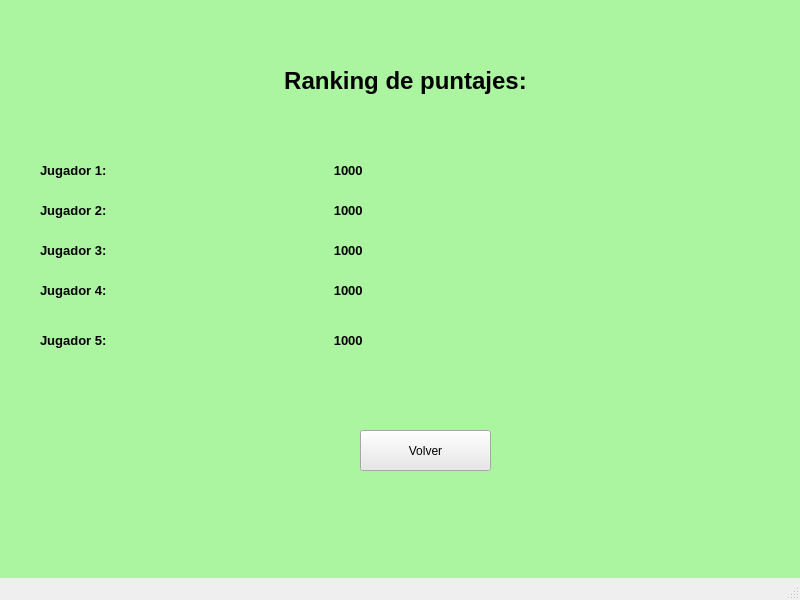
<?xml version="1.0" encoding="UTF-8"?>
<ui version="4.0">
 <class>MainWindow</class>
 <widget class="QMainWindow" name="MainWindow">
  <property name="geometry">
   <rect>
    <x>0</x>
    <y>0</y>
    <width>800</width>
    <height>600</height>
   </rect>
  </property>
  <property name="windowTitle">
   <string>MainWindow</string>
  </property>
  <widget class="QWidget" name="centralwidget">
   <property name="styleSheet">
    <string notr="true">background-color: rgb(172, 245, 160);</string>
   </property>
   <widget class="QLabel" name="label">
    <property name="geometry">
     <rect>
      <x>140</x>
      <y>50</y>
      <width>531</width>
      <height>61</height>
     </rect>
    </property>
    <property name="font">
     <font>
      <pointsize>18</pointsize>
      <weight>75</weight>
      <bold>true</bold>
     </font>
    </property>
    <property name="text">
     <string>Ranking de puntajes:</string>
    </property>
    <property name="alignment">
     <set>Qt::AlignCenter</set>
    </property>
   </widget>
   <widget class="QLabel" name="jugador_1">
    <property name="geometry">
     <rect>
      <x>40</x>
      <y>160</y>
      <width>531</width>
      <height>21</height>
     </rect>
    </property>
    <property name="font">
     <font>
      <pointsize>10</pointsize>
      <weight>75</weight>
      <bold>true</bold>
     </font>
    </property>
    <property name="text">
     <string>Jugador 1:                                                               1000</string>
    </property>
   </widget>
   <widget class="QLabel" name="jugador_2">
    <property name="geometry">
     <rect>
      <x>40</x>
      <y>200</y>
      <width>531</width>
      <height>21</height>
     </rect>
    </property>
    <property name="font">
     <font>
      <pointsize>10</pointsize>
      <weight>75</weight>
      <bold>true</bold>
     </font>
    </property>
    <property name="text">
     <string>Jugador 2:                                                               1000</string>
    </property>
   </widget>
   <widget class="QLabel" name="jugador_5">
    <property name="geometry">
     <rect>
      <x>40</x>
      <y>320</y>
      <width>531</width>
      <height>41</height>
     </rect>
    </property>
    <property name="font">
     <font>
      <pointsize>10</pointsize>
      <weight>75</weight>
      <bold>true</bold>
     </font>
    </property>
    <property name="text">
     <string>Jugador 5:                                                               1000</string>
    </property>
   </widget>
   <widget class="QLabel" name="jugador_4">
    <property name="geometry">
     <rect>
      <x>40</x>
      <y>280</y>
      <width>531</width>
      <height>21</height>
     </rect>
    </property>
    <property name="font">
     <font>
      <pointsize>10</pointsize>
      <weight>75</weight>
      <bold>true</bold>
     </font>
    </property>
    <property name="text">
     <string>Jugador 4:                                                               1000</string>
    </property>
   </widget>
   <widget class="QLabel" name="jugador_3">
    <property name="geometry">
     <rect>
      <x>40</x>
      <y>240</y>
      <width>531</width>
      <height>21</height>
     </rect>
    </property>
    <property name="font">
     <font>
      <pointsize>10</pointsize>
      <weight>75</weight>
      <bold>true</bold>
     </font>
    </property>
    <property name="text">
     <string>Jugador 3:                                                               1000</string>
    </property>
   </widget>
   <widget class="QLabel" name="label_2">
    <property name="geometry">
     <rect>
      <x>570</x>
      <y>200</y>
      <width>171</width>
      <height>171</height>
     </rect>
    </property>
    <property name="text">
     <string/>
    </property>
    <property name="pixmap">
     <pixmap>../sprites/pinguirin_amarillo/amarillo_neutro.png</pixmap>
    </property>
    <property name="scaledContents">
     <bool>true</bool>
    </property>
   </widget>
   <widget class="QPushButton" name="boton_volver">
    <property name="geometry">
     <rect>
      <x>360</x>
      <y>430</y>
      <width>131</width>
      <height>41</height>
     </rect>
    </property>
    <property name="styleSheet">
     <string notr="true">background-color: rgb(232, 232, 232);</string>
    </property>
    <property name="text">
     <string>Volver</string>
    </property>
   </widget>
  </widget>
  <widget class="QMenuBar" name="menubar">
   <property name="geometry">
    <rect>
     <x>0</x>
     <y>0</y>
     <width>800</width>
     <height>26</height>
    </rect>
   </property>
  </widget>
  <widget class="QStatusBar" name="statusbar"/>
 </widget>
 <resources/>
 <connections/>
</ui>
